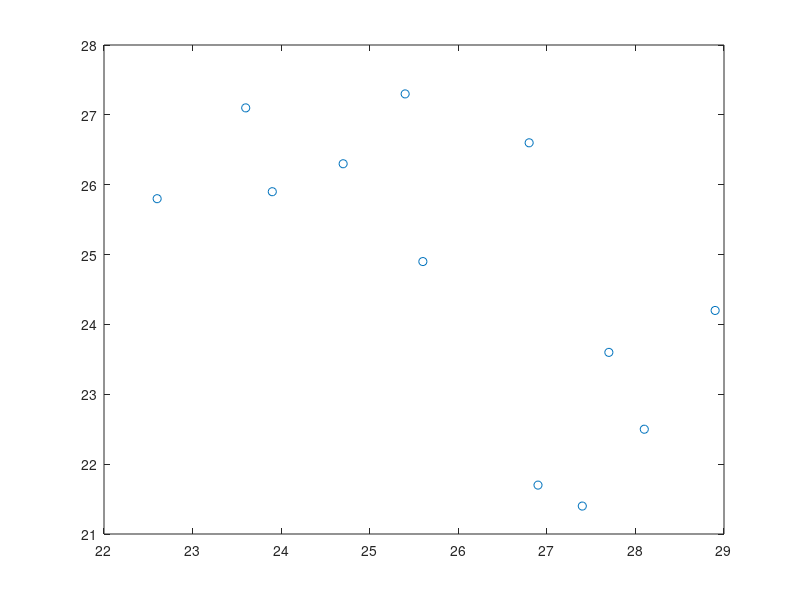

Recreate this plot in MATLAB. (Note: this script raises an error after producing the figure.)
%% Simple Linear Regression
% Prepare data; Excercise 11.6 p339
% independent variable
x = [26.8 25.4 28.9 23.6 27.7 23.9 24.7 28.1 26.9 27.4 22.6 25.6 ]; 
% response variable
y = [26.6 27.3 24.2 27.1 23.6 25.9 26.3 22.5 21.7 21.4 25.8 24.9 ];

% Plot (x,y) and observe the linear trend
plot(x,y,'o');
% Estimate the linear regression line y = b0 + b1x1
mdl = fitlm(x, y)
% Plot the linear regression line
plot(mdl);
% Anova table for the linear regression line
tbl = anova(mdl)

%% One-way Anova
% Prepare data; Excercise 13.4 p519
knockdownTime = [11,10,4;5,7,4;14,16,6;7,7,3;10,7,5;
                7,5,6;23,10,8;4,10,3;11,6,7;11,12,3];

anova1(knockdownTime);
